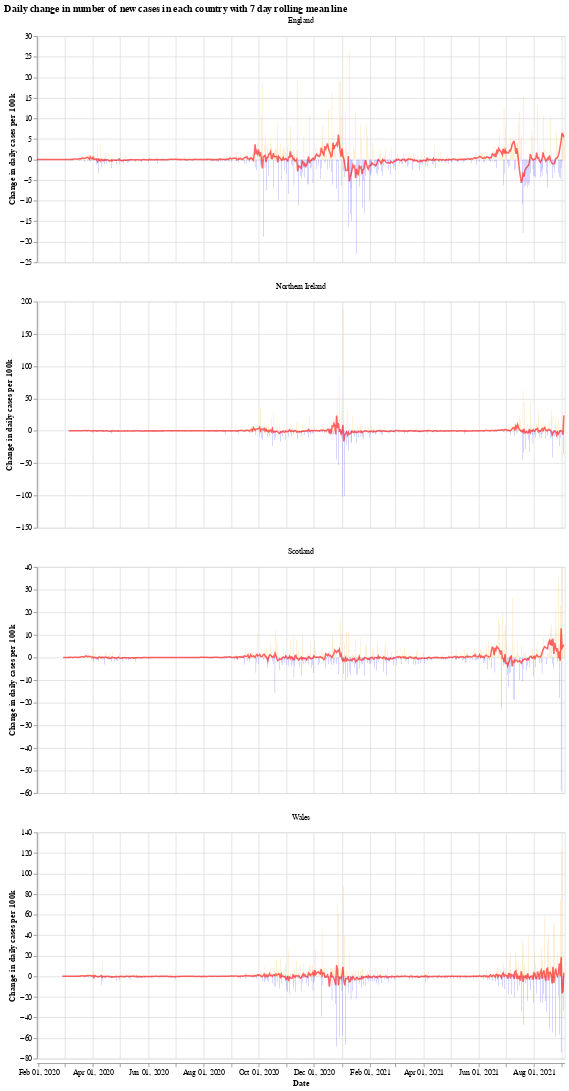

Notebook code cell kept with this figure:
### Markdown cell above
We will use the Python library `Altair` for visualising the data, see the [altair docs](https://altair-viz.github.io/) for more information.

First we have a graph which shows the daily change in the number of new cases for each country. This number jumps up and down all over the place, which is likely due to delay in reporting of new cases over the weekend. Another interesting thing is that it looks like the daily cases in Wales experienced a much shorter period of calm over the summer (calm in the sense of daily cases not jumping up and down).

The orange bars are days when the number of new cases (per 100k population) was more than the previous day, while the blue are days when the number of new cases dropped. The red line is the 7 day moving average. 

When the moving average line is below 0, it means that there is a consistent drop in new cases. We can see this clearly happening around the times that lockdowns were introduced (though, to varying degrees). I will update the graphs soon with a marker of when each lockdown started.

### Code cell
# collapse
import altair as alt

bars = alt.Chart(uk_cases).mark_bar().encode(
    x=alt.X("yearmonthdate(date):T", axis=alt.Axis(title='Date')),
    y=alt.Y("casesChangeRate:Q", axis=alt.Axis(title='Change in daily cases per 100k')),
    tooltip='casesChange',
    color=alt.condition(
        alt.datum.casesChangeRate > 0,
        alt.value("orange"),  # The positive color
        alt.value("blue")  # The negative color
    )
).properties(title='Daily change in number of new cases with 7 day rolling mean',width=700).interactive()

line = alt.Chart(uk_cases).mark_line(
    color='red',
    size=2,
    opacity=0.6
).transform_window(
    rolling_mean='mean(casesChangeRate)',
    frame=[0, 7],
    groupby=['areaName']
).encode(
    x='yearmonthdate(date):T',
    y='rolling_mean:Q'
)

alt.layer(bars, line, data=uk_cases).facet(alt.Column(
    'areaName', title=''), columns=1).resolve_scale(y='independent').properties(title='Daily change in number of new cases in each country with 7 day rolling mean line')

### Figure 1 — Vega-Lite specification as saved in the notebook (floating-point values rounded to 4 significant figures; data arrays with more than 128 entries replaced by an {"elided": "..."} marker saying what was removed)
{"config": {"view": {"continuousWidth": 400, "continuousHeight": 300}}, "data": {"name": "data-dee75c1d2ae68f05dbc8aed8b8f5b3cd"}, "facet": {"type": "nominal", "field": "areaName", "title": ""}, "spec": {"layer": [{"mark": "bar", "encoding": {"color": {"condition": {"value": "orange", "test": "(datum.casesChangeRate > 0)"}, "value": "blue"}, "tooltip": {"type": "quantitative", "field": "casesChange"}, "x": {"type": "temporal", "axis": {"title": "Date"}, "field": "date", "timeUnit": "yearmonthdate"}, "y": {"type": "quantitative", "axis": {"title": "Change in daily cases per 100k"}, "field": "casesChangeRate"}}, "selection": {"selector001": {"type": "interval", "bind": "scales", "encodings": ["x", "y"]}}, "title": "Daily change in number of new cases with 7 day rolling mean", "width": 700}, {"mark": {"type": "line", "color": "red", "opacity": 0.6, "size": 2}, "encoding": {"x": {"type": "temporal", "field": "date", "timeUnit": "yearmonthdate"}, "y": {"type": "quantitative", "field": "rolling_mean"}}, "transform": [{"window": [{"op": "mean", "field": "casesChangeRate", "as": "rolling_mean"}], "frame": [0, 7], "groupby": ["areaName"]}]}]}, "columns": 1, "resolve": {"scale": {"y": "independent"}}, "title": "Daily change in number of new cases in each country with 7 day rolling mean line", "$schema": "https://vega.github.io/schema/vega-lite/v4.8.1.json", "datasets": {"data-dee75c1d2ae68f05dbc8aed8b8f5b3cd": {"elided": "2240 records"}}}
